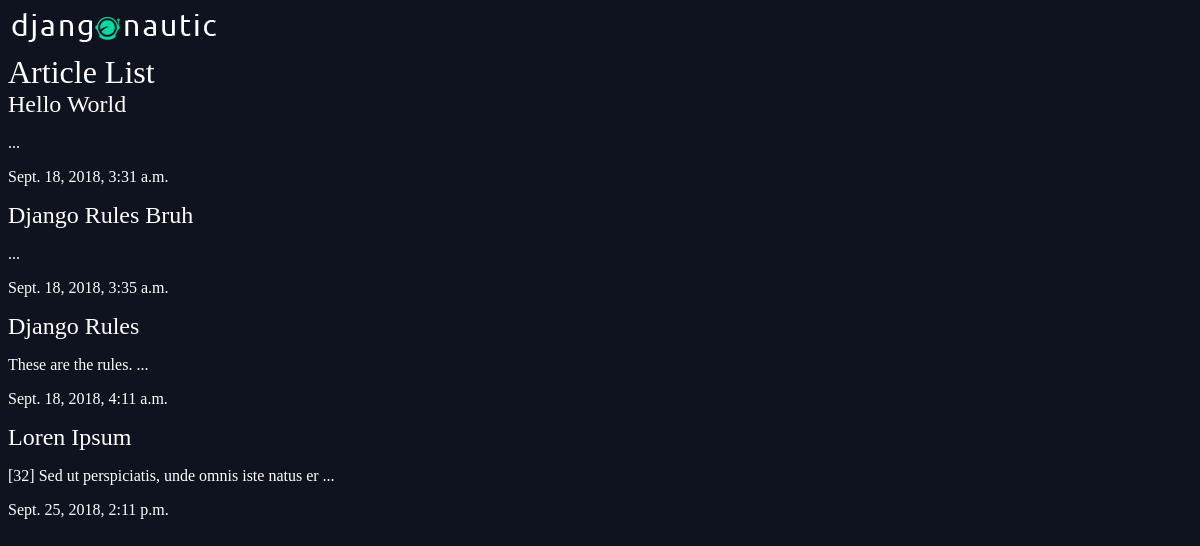
Page /articles on the earlier database version.
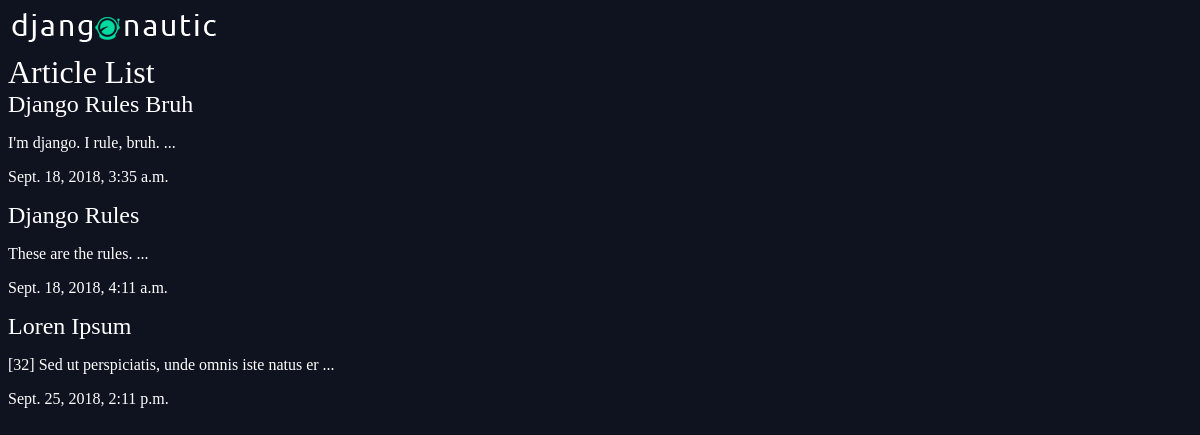
Same page on the later database version.
### articles/models.py (models this page shows, shortened)
class Article(models.Model):
	title = models.CharField(max_length=100)
	slug = models.SlugField()
	body = models.TextField()
	date = models.DateTimeField(auto_now_add=True)
	def snippet(self):
		return self.body[:50] + ' ...'

### articles/views.py (the view)
def article_list(req):
	articles = Article.objects.all().order_by('date')
	return render(req,'articles/article_list.html', {'articles':articles})

### articles/templates/articles/article_list.html
{% extends 'base_layout.html' %}
	{% block content %}
		<h1>Article List</h1>
		<div class="articles">
			{% for article in articles %}
				<h2><a href="{% url 'articles:detail' slug=article.slug %}">{{ article.title }}</a></h2>
				<p>{{article.snippet}}</p>
				<p>{{article.date}}</p>
			{% endfor %}
		</div>
	{% endblock %}

### templates/base_layout.html (shortened to what this page needs)
{% load static from staticfiles %}
<!DOCTYPE html>
<html>
    <head>
        <link rel="stylesheet" href="{% static 'main.css' %}">
    </head>
    <body>
        <header class="wrapper">
            <h1><a href="{% url 'articles:list' %}"><img src="{% static 'logo.png' %}" alt="djangonautic" /></a></h1>
        </header>
        <div class="wrapper">
            {% block content %}
            {% endblock %}
        </div>
    </body>
</html>

### assets/main.css (style rules this page uses)
body { background-color: #0f121f; background-image: url('https://raw.githubusercontent.com/iamshaunjp/django-playlist/lesson-12/djangonautic/assets/stars.png'); background-repeat-y: no-repeat; color: #fff; }
body * { font-family: Ubuntu; }
h1, h2, h3, h4, h5 { font-weight: normal; margin: 0; }
a, a:hover, a:visited { color: #fff; text-decoration: none; }

Differences in the rows shown:
removed Article: title "Hello World", snippet "...", date "Sept. 18, 2018, 3:31 a.m."
changed Article "Django Rules Bruh": snippet "..." → "I'm django. I rule, bruh. ..."
